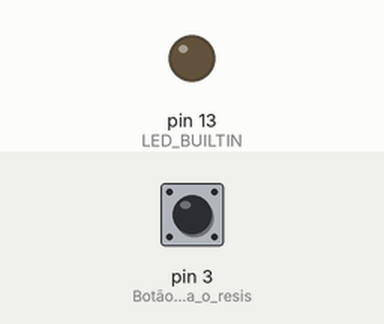
Recording of a sketch running on a simulated Arduino Uno, built with avr-gcc and run on an emulated ATmega328P. Parts: output pins drawn as LEDs (lit = HIGH). Inputs (shaded band) come from the test bench; at power-on: pin 3 (Botão_que_utiliza_o_resis) HIGH.

Above: at 1.2 s.
1.3 s: pin 3 (Botão_que_utiliza_o_resis) pulled LOW for 0.15 s
At 1.37 s:
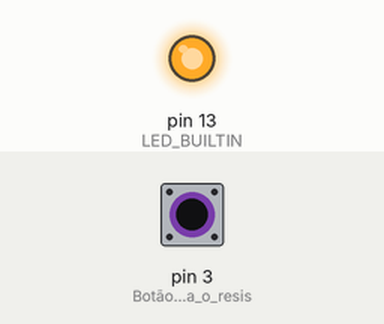
2.9 s: pin 3 (Botão_que_utiliza_o_resis) pulled LOW for 3.2 s
At 7.2 s:
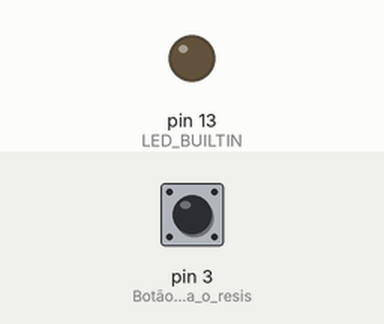
Timing chart, 0 to 8.7 s (numbered marks = the images above; inputs shaded):
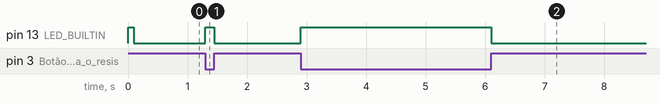

Measured:
- after the input at 1.3 s, pin 13 (LED_BUILTIN): LOW → HIGH at once, → LOW 0.15 s later
- after the input at 2.9 s, pin 13 (LED_BUILTIN): LOW → HIGH at once, → LOW 3.2 s later

The sketch:

botao_4estados.ino
```cpp
int estado = 0,  apertado = digitalRead(3);

void setup() {
  // put your setup code here, to run once:
  pinMode(13, OUTPUT); //LED BUILTIN
  pinMode(3, INPUT_PULLUP); //Botão que utiliza o resistor do LED_BUILTIN
}
void loop() {
  // put your main code here, to run repeatedly:
  if (estado == 0 && apertado == 0){
    digitalWrite(13, HIGH);
    estado = 1;
    delay(100); //corrigir boucing
  }
  if(estado == 1 && apertado == 1){
    digitalWrite(13, LOW);
    estado = 2;
    delay(100); //corrigir boucing
  }
  if(estado == 2 && apertado == 0){
    digitalWrite(13, HIGH);
    estado = 3;
    delay(100); //corrigir boucing
  }
  if(estado == 3 && apertado == 1){
    digitalWrite(13, LOW);
    estado = 0;
    delay(100); //corrigir boucing
  }
  apertado = digitalRead(3);
}
```
